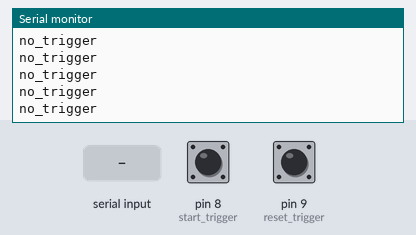
Recording of a sketch running on a simulated Arduino Uno, built with avr-gcc and run on an emulated ATmega328P. On the bench: the last lines printed to the serial monitor. The test bench sets the inputs (shaded band); at power-on: pin 8 (start_trigger) HIGH, pin 9 (reset_trigger) HIGH.

Above: at 1.2 s.
1.3 s: pin 8 (start_trigger) pulled LOW for 0.15 s
At 1.31 s:
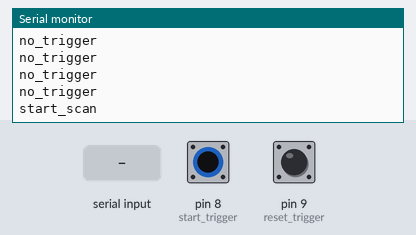
2.9 s: pin 9 (reset_trigger) pulled LOW for 0.15 s
At 2.91 s:
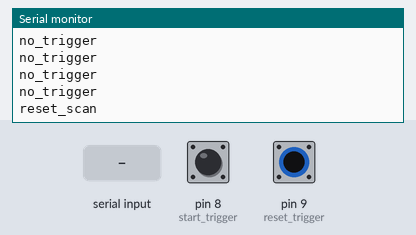

The sketch:

program_ai-oring.ino
```cpp
//inisaialisasi input
//modifikasi hanya kirim sinyal trigger saja
#define start_trigger 8 //TCR REQUEST
#define reset_trigger 9 //input LS internal

//inisialisasi output
#define ok_trigger 4 // Untuk reset TCR dan output jika deteksi OK
#define ng_trigger 5 //

/********
 * kirim data ke arduino dengan data serial
 * deteksi_ok => jika hasil OK
 * deteksi_ng => jika hasil NG
 * deteksi_reset => jika akan reset
 */
void matikan_lampu(int pin_out = -1){
    // matikan semua output
    if (pin_out == -1){
        digitalWrite(ng_trigger, LOW);
        digitalWrite(ok_trigger, LOW);
      }
    else{
        digitalWrite(pin_out, LOW);
      }
}

void setup() {
  // definisi pin INPUT
  pinMode(reset_trigger, INPUT_PULLUP);
  pinMode(start_trigger, INPUT_PULLUP);

  //definisi pin output
  pinMode(ng_trigger, OUTPUT);
  pinMode(ok_trigger, OUTPUT);

  // inisialisasi serial
  Serial.begin(115200);

  //tungggu hingga serial terhubung, berkedip jika belum terhubung
  while(!Serial){
    blink_output(ng_trigger, 3, 5);
  }

  // matikan semua output
  matikan_lampu();
}

void loop() {
  read_data_python();
  read_pin_input();
}
//****************** ini yang kirim serial ke python ***************************
void read_pin_input() {

  //bagian reset didalamnya di tambahkan lagi kondisi bypass dan trigger karena biar gak ngunci loop nya
  if(digitalRead(reset_trigger) == LOW){
    Serial.println("reset_scan");
    matikan_lampu();
    delay(100);
  }
  else if (digitalRead(start_trigger) == LOW) {
    Serial.println("start_scan");
    delay(100);
  }
  else {
    Serial.println("no_trigger");
    delay(100);
  }
}

//****************** ini yang baca dari python ***************************
void read_data_python() {
  //jika ada data di serial lakukan pembacaan
  if (Serial.available() > 0) {
      // Membaca data yang masuk
      String data = Serial.readString();
      data.trim();
      //membaca hasil deteksi dari python
      if(data == "deteksi_ok"){ //jika hasil deteksi nya OK
        digitalWrite(ng_trigger, LOW);
        digitalWrite(ok_trigger, HIGH);
        delay(500);
//        Serial.println("mau masuk while");
        while(digitalRead(start_trigger)==false)//kalo sinyal TCR nya on nyalain ini
              {
//                Serial.println("udah masuk while");
                digitalWrite(ok_trigger, LOW);delay(1);
                }
//        Serial.println("dah lewat while");
        digitalWrite(ok_trigger, HIGH);
        Serial.println("hasil nya oke");
//      delay(5);
        }
      else if(data == "deteksi_ng"){ //jika hasil deteksi nya NG
        digitalWrite(ok_trigger, LOW);
        blink_output(ng_trigger, 3, 5);
        Serial.println("hasil nya jelek");
        }
      else if(data == "deteksi_reset"){ //jika hasil deteksi nya di reset
        matikan_lampu();
        Serial.println("hasil nya jelek");
        }
      // Mengembalikan data yang diterima ke port serial
      Serial.print("Pesan yang diterima arduino: ");
      Serial.println(data);
    }
}

void blink_output(int pin_out, int repetisi, int interval) {
  interval = interval * 100;
  for (int i = 0; i < repetisi; i++) {
    digitalWrite(pin_out, LOW);
    delay(interval);
    digitalWrite(pin_out, HIGH);
    delay(interval);
  }
}
```

Measured:
- after the input at 1.3 s, the serial monitor: prints a new line at once (image 1)
- after the input at 2.9 s, the serial monitor: prints a new line at once (image 2)
